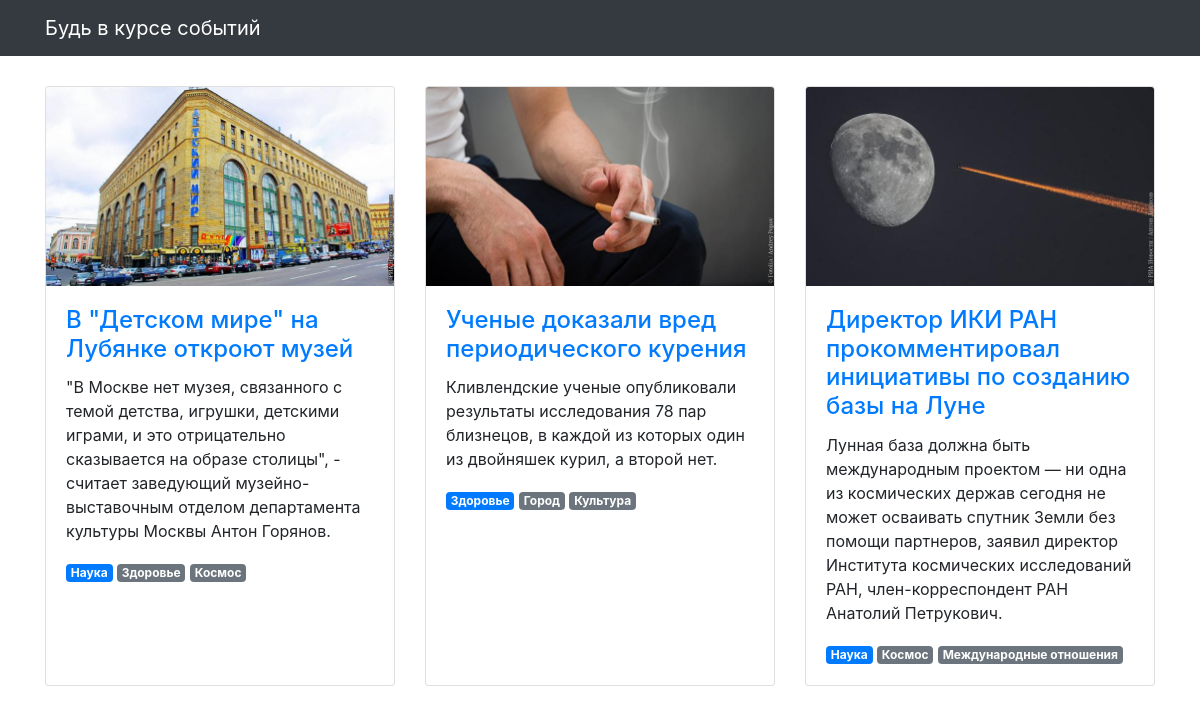
The page / on the database its author committed.
### articles/models.py (models this page shows, shortened)
class Article(models.Model):
    title = models.CharField(max_length=256, verbose_name='Название')
    text = models.TextField(verbose_name='Текст')
    published_at = models.DateTimeField(verbose_name='Дата публикации')
    image = models.ImageField(null=True, blank=True, verbose_name='Изображение',)
    class Meta:
        verbose_name = 'Статья'
        verbose_name_plural = 'Статьи'

class Scope(models.Model):
    article = models.ForeignKey(Article, on_delete=models.CASCADE)
    topic = models.ForeignKey(Topic, on_delete=models.CASCADE)
    is_main_topic = models.BooleanField(default=False)

class Topic(models.Model):
    name = models.CharField(max_length=128, verbose_name='Тема')
    articles = models.ManyToManyField(Article, related_name='scopes', through='Scope')
    def __str__(self):
        return self.name

### articles/views.py (the view)
# urls.py: path('', ArticleListView.as_view()),
class ArticleListView(ListView):
    template_name = 'articles/news.html'
    model = Article
    ordering = '-published_at'
    def get_context_data(self, *, object_list=None, **kwargs):
        context = super(ArticleListView, self).get_context_data(**kwargs)
        articles = []
        for element in context['object_list']:
            scopes = []
            for scope in Scope.objects.filter(article=element):
                scopes.append(scope)
            scopes.sort(key=lambda scope: str(scope.topic))
            scopes.sort(key=lambda scope: not scope.is_main_topic)
            articles.append({
                'title': element.title,
                'text': element.text,
                'image': element.image,
                'scopes': scopes
            })
        context['articles'] = articles
        return context

### templates/articles/news.html (shortened to what this page needs)
{% extends "articles/base.html" %}
{% load static %}
{% block content %}
<div class="row">
  {% for article in articles %}
  <div class="col-lg-4 col-sm-6 portfolio-item">
    <div class="card h-100">
      <a href="#"><img class="card-img-top" src="{% get_media_prefix %}{{ article.image }}" alt=""></a>
      <div class="card-body">
        <h4 class="card-title">
          <a href="#">{{ article.title }}</a>
        </h4>
        <p class="card-text">{{ article.text }}</p>
        {% for scope in article.scopes %}
          <span class="badge {% if scope.is_main_topic %}badge-primary{% else %}badge-secondary{% endif %}">{{ scope.topic }}</span>
        {% endfor %}
      </div>
    </div>
  </div>
  {% endfor %}
</div>
{% endblock %}

### templates/articles/base.html (shortened to what this page needs)
<!DOCTYPE html>
{% load static %}
<html>
  <head>
    <link href="{% static  "css/bootstrap.min.css"  %}" rel="stylesheet">
    <link href="{% static  "css/3-col-portfolio.css" %}" rel="stylesheet">
  </head>
  <body>
    <nav class="navbar navbar-expand-lg navbar-dark bg-dark fixed-top">
      <div class="container">
        <a class="navbar-brand" href="#">Будь в курсе событий</a>
      </div>
    </nav>
    <div class="container">{% block content %}{% endblock %}</div>
  </body>
</html>

### static/css/3-col-portfolio.css (style rules this page uses)
body { padding-top: 84px; padding-bottom: 84px; }
@media (min-width: 992px) { body { padding-top: 86px; padding-bottom: 86px; } }

### rows shown on the page
Article: image (picture), title "В \"Детском мире\" на Лубянке откроют музей", text "\"В Москве нет музея, связанного с темой детства, игрушки, детскими играми, и это отрицательно сказывается на образе столицы\", - считает заведующий музейно-выставочным отделом департамента культуры Москвы Антон Горянов."
Scope: topic "Наука"
Scope: topic "Здоровье"
Scope: topic "Космос"
Article: image (picture), title "Ученые доказали вред периодического курения", text "Кливлендские ученые опубликовали результаты исследования 78 пар близнецов, в каждой из которых один из двойняшек курил, а второй нет."
Scope: topic "Здоровье"
Scope: topic "Город"
Scope: topic "Культура"
Article: image (picture), title "Директор ИКИ РАН прокомментировал инициативы по созданию базы на Луне", text "Лунная база должна быть международным проектом — ни одна из космических держав сегодня не может осваивать спутник Земли без помощи партнеров, заявил директор Института космических исследований РАН, член-корреспондент РАН Анатолий Петрукович."
Scope: topic "Наука"
Scope: topic "Космос"
Scope: topic "Международные отношения"
